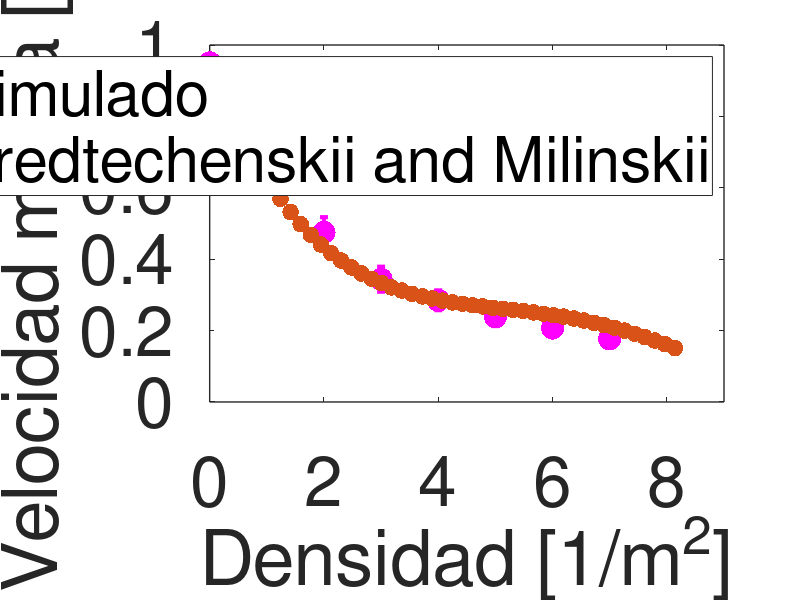

Source code (MATLAB):
densidad = [0,1,2,3,4,5,6,7];

v3 = [0.95,0.718903304,0.475100281,0.343938609,0.28489174,0.238724682,0.20714668,0.176650288];
e3 = [0,0.066060004,0.042646476,0.034986813,0.027719179,0.026050259,0.023125942,0.022554902];

predt_d = [0.088,0.177,0.354,0.531,0.708,0.885,1.062,1.239,1.416,1.593,1.77,1.947,2.124,2.301,2.478,2.655,2.832,3.009,3.186,3.363,3.54,3.717,3.894,4.071,4.248,4.425,4.602,4.779,4.956,5.133,5.31,5.487,5.664,5.841,6.018,6.195,6.372,6.549,6.726,6.903,7.08,7.257,7.434,7.611,7.788,7.965,8.142];
predt_v = [0.915,0.881,0.817,0.758,0.704,0.655,0.61,0.569,0.532,0.498,0.468,0.441,0.417,0.396,0.377,0.36,0.345,0.333,0.321,0.312,0.303,0.296,0.29,0.284,0.279,0.275,0.271,0.268,0.264,0.261,0.258,0.255,0.251,0.247,0.243,0.239,0.234,0.228,0.222,0.215,0.208,0.2,0.191,0.182,0.172,0.162,0.151];

scatter(densidad,v3, "filled");
j3 = errorbar(densidad,v3,e3,".m");
set (j3, "markersize", 50, "linewidth", 3);
hold on;

scatter(predt_d,predt_v, 144, "filled");
hold on;

h = legend ("Simulado","Predtechenskii and Milinskii");
set (h, "fontsize", 50);

xlim([0,9]);
%axis([0.13 0.27 0 800]);
%xbounds = xlim();
%set(gca, 'xtick', xbounds(1):0.01:xbounds(2));
%ybounds = ylim();
%set(gca, 'ytick', ybounds(1):50:ybounds(2));

xlabel("Densidad [1/m^2]", "fontsize", 50);
ylabel("Velocidad media [m/s]", "fontsize", 50);
set(gca, "linewidth", 1, "fontsize", 50);
